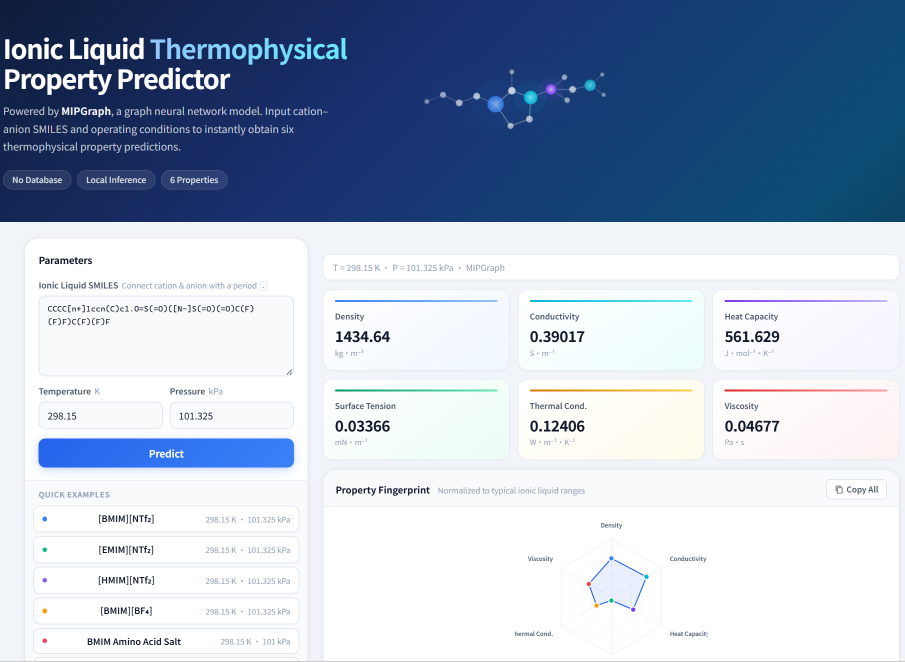
#> input picture web/Ionic Liquid Thermophysical Property Predictor.png, 1809 x 1323 px, given in place of interpretability_results.png, which was not available (shown at 1/2 size)
$ python compose_interpretability_four_by_three.py
#> lines starting #> are read from the running program, lines starting #| are printed output that depends on the picture; pictures that were not available may be replaced by others from this repository, and a replacement may not be noted
"""Compose interpretability and feature-attribution figures into a 4x3 plate."""

from __future__ import annotations

import argparse
from pathlib import Path

from PIL import Image


REPO_ROOT = Path(__file__).resolve().parents[3]
FIG_DIR = REPO_ROOT / "LaTex-MIPGraph" / "Fig"
DEFAULT_INTERPRETABILITY = FIG_DIR / "interpretability_results.png"
DEFAULT_FEATURE = FIG_DIR / "feature_importance_heatmap.png"
DEFAULT_OUTPUT = FIG_DIR / "interpretability_feature_importance_4x3.png"


def resize_to_width(image: Image.Image, width: int) -> Image.Image:
    if image.width == width:
        return image
    height = int(round(image.height * width / image.width))
    return image.resize((width, height), Image.Resampling.LANCZOS)


def compose(interp_path: Path, feature_path: Path, output_path: Path, height_scale: float) -> None:
#> called with height_scale = 1
    interp = Image.open(interp_path).convert("RGB")
#> interp is the input picture: PIL image 1809x1323 RGB; mean R, G, B 170.2, 183.4, 203
    feature = Image.open(feature_path).convert("RGB")
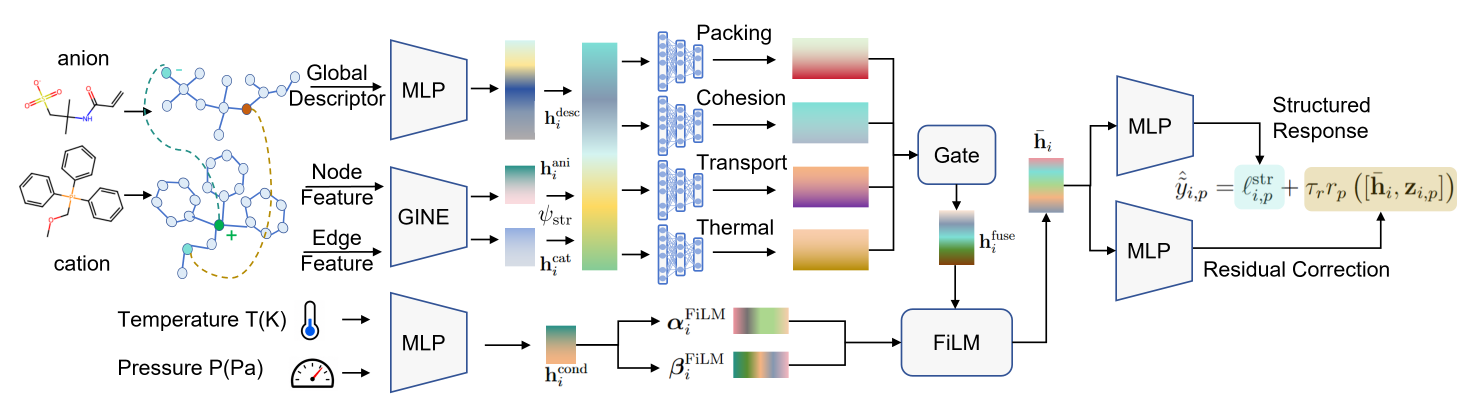
#> input picture method.png, 4395 x 1219 px, given in place of feature_importance_heatmap.png, which was not available (shown at 1/3 size)
    feature = resize_to_width(feature, interp.width)
#> in resize_to_width, `return image.resize((width, height), Image.Resampling.LANCZOS)`:
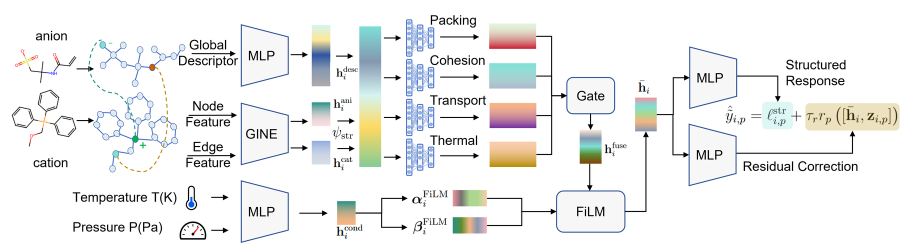
#> returned value: PIL image 1809x502 RGB (shown at 1/2 size); mean R, G, B 239.5, 240.2, 239.7

    canvas = Image.new("RGB", (interp.width, interp.height + feature.height), "white")
#> canvas: PIL image 1809x1825 RGB; every value is 255
    canvas.paste(interp, (0, 0))
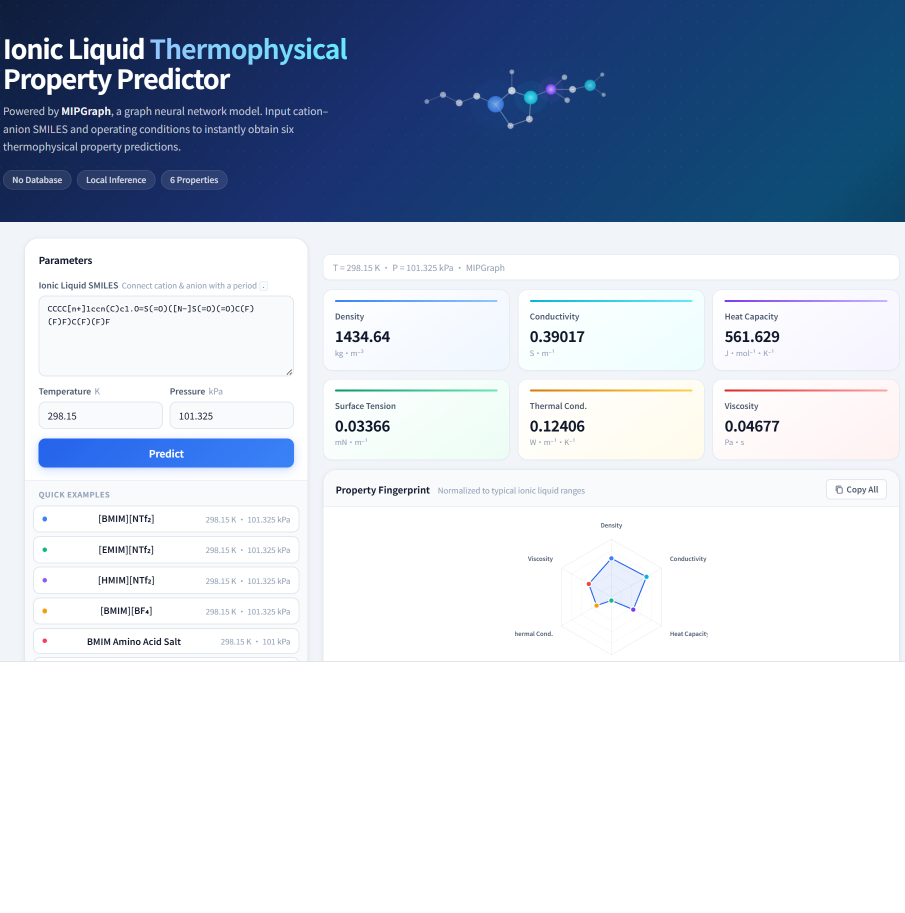
#> canvas: PIL image 1809x1825 RGB (shown at 1/2 size); mean R, G, B 193.5, 203.1, 217.3
    canvas.paste(feature, (0, interp.height))
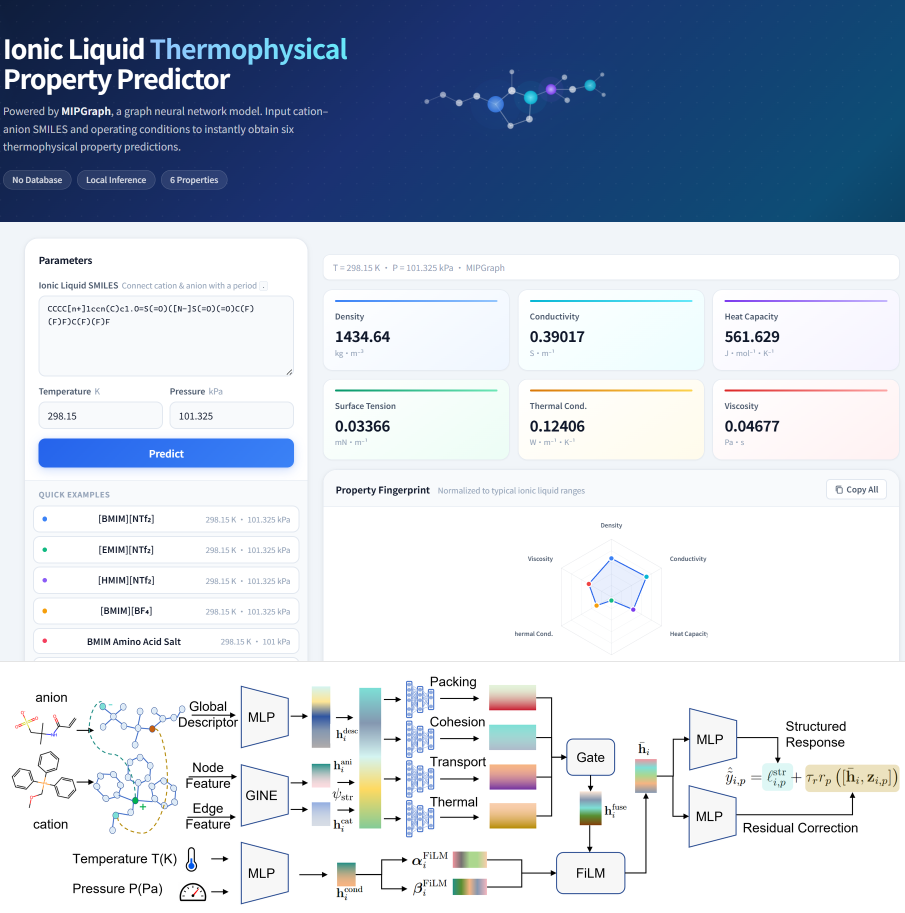
#> canvas: PIL image 1809x1825 RGB (shown at 1/2 size); mean R, G, B 189.2, 199, 213.1
    if height_scale <= 0:
        raise ValueError("--height-scale must be positive")
    if height_scale != 1.0:
        target_height = int(round(canvas.height * height_scale))
        canvas = canvas.resize((canvas.width, target_height), Image.Resampling.LANCZOS)

    output_path.parent.mkdir(parents=True, exist_ok=True)
    canvas.save(output_path, dpi=(600, 600))
    canvas.save(output_path.with_suffix(".pdf"), resolution=600.0)
    canvas.save(output_path.with_suffix(".tiff"), dpi=(600, 600))


def parse_args() -> argparse.Namespace:
    parser = argparse.ArgumentParser(description="Compose a 4x3 interpretability figure plate.")
    parser.add_argument("--interpretability", type=Path, default=DEFAULT_INTERPRETABILITY)
    parser.add_argument("--feature", type=Path, default=DEFAULT_FEATURE)
    parser.add_argument("--output", type=Path, default=DEFAULT_OUTPUT)
    parser.add_argument("--height-scale", type=float, default=1.0)
    return parser.parse_args()


def main() -> None:
    args = parse_args()
    compose(args.interpretability, args.feature, args.output, args.height_scale)
    print(f"Wrote {args.output}")


if __name__ == "__main__":
    main()
